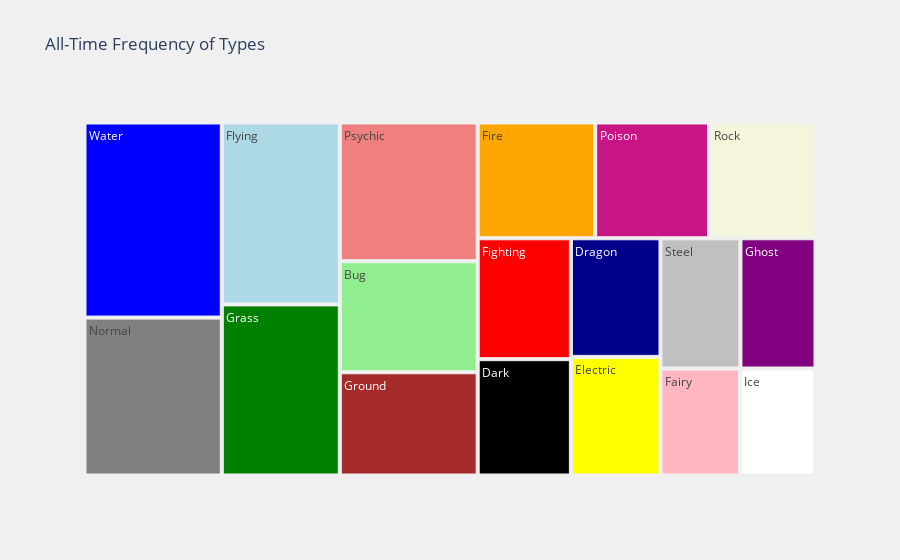

Here is the notebook cell this chart was saved with:
### Code cell
# Assuming type_frequencies is a DataFrame with columns 'index' and 'Frequency'
fig_treemap_types = px.treemap(type_frequencies, 
                 path=['index'],
                 values='Frequency',
                 color='index',
                 color_discrete_map=type_colors,
                 title='All-Time Frequency of Types')

# Hide the legend
fig_treemap_types.update_layout(legend=dict(title=dict(text='Type'), orientation='h', yanchor='bottom', y=1.02, xanchor='right', x=1))
# Set background color for the entire figure
fig_treemap_types.update_layout(
    plot_bgcolor='rgb(240,240,240)',  # Background color of the plot area
    paper_bgcolor='rgb(240,240,240)'  # Background color of the entire figure
)
# Show the treemap with border
fig_treemap_types.show()

### Figure 1 — Plotly figure (JSON) as saved in the notebook; plotly's stock layout.template omitted (floating-point values rounded to 4 significant figures)
{"data": [{"branchvalues": "total", "customdata": [["Fighting"], ["Ice"], ["Poison"], ["Normal"], ["Steel"], ["Ground"], ["Flying"], ["Dragon"], ["Rock"], ["Electric"], ["Fire"], ["Water"], ["Dark"], ["Ghost"], ["Fairy"], ["Grass"], ["Psychic"], ["Bug"]], "domain": {"x": [0, 1], "y": [0, 1]}, "hovertemplate": "labels=%{label}<br>Frequency=%{value}<br>parent=%{parent}<br>id=%{id}<br>index=%{customdata[0]}<extra></extra>", "ids": ["Fighting", "Ice", "Poison", "Normal", "Steel", "Ground", "Flying", "Dragon", "Rock", "Electric", "Fire", "Water", "Dark", "Ghost", "Fairy", "Grass", "Psychic", "Bug"], "labels": ["Fighting", "Ice", "Poison", "Normal", "Steel", "Ground", "Flying", "Dragon", "Rock", "Electric", "Fire", "Water", "Dark", "Ghost", "Fairy", "Grass", "Psychic", "Bug"], "marker": {"colors": ["red", "white", "mediumvioletred", "grey", "silver", "brown", "lightblue", "darkblue", "beige", "yellow", "orange", "blue", "black", "purple", "lightpink", "green", "lightcoral", "lightgreen"]}, "name": "", "parents": ["", "", "", "", "", "", "", "", "", "", "", "", "", "", "", "", "", ""], "type": "treemap", "values": [53, 38, 62, 102, 49, 67, 101, 50, 58, 50, 64, 126, 51, 46, 40, 95, 90, 72]}], "layout": {"autosize": true, "legend": {"orientation": "h", "title": {"text": "Type"}, "tracegroupgap": 0, "x": 1, "xanchor": "right", "y": 1.02, "yanchor": "bottom"}, "paper_bgcolor": "rgb(240,240,240)", "plot_bgcolor": "rgb(240,240,240)", "title": {"text": "All-Time Frequency of Types"}}}
